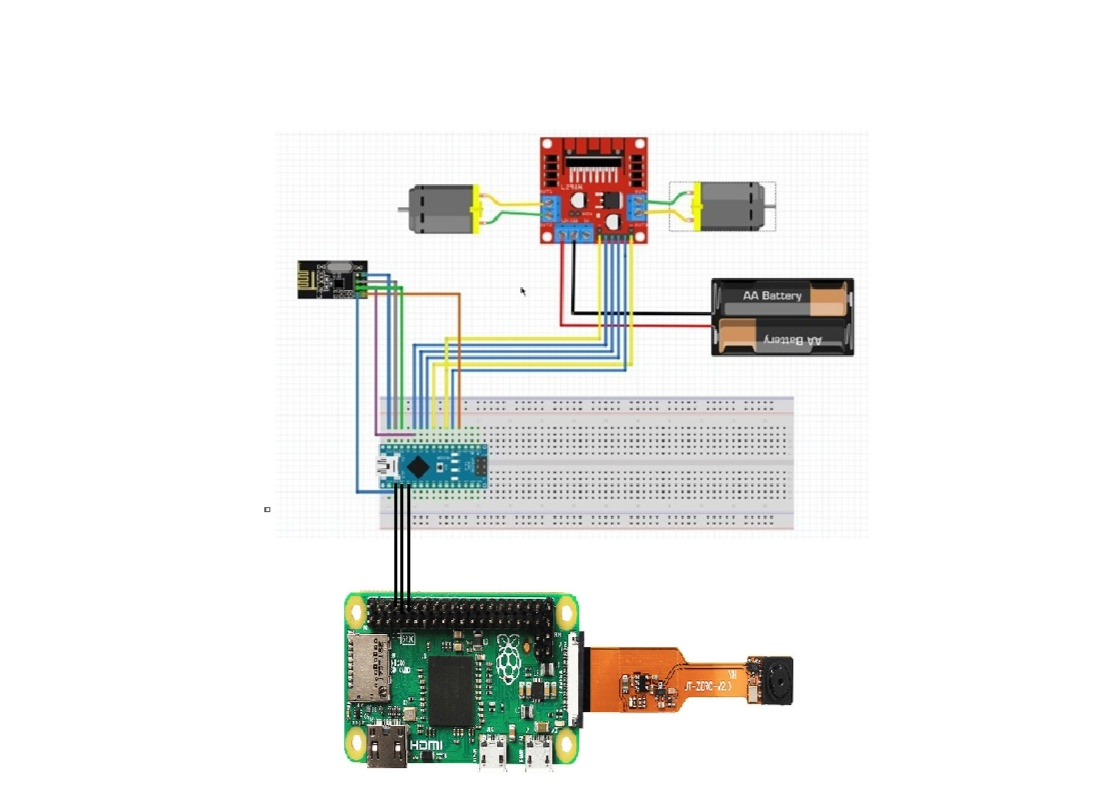
#> input picture ddImTDrQr_8.jpg, 1097 x 801 px, given in place of the camera
$ python code.py
#> lines starting #> are read from the running program, lines starting #| are printed output that depends on the picture; after the words box and inside, x2 and y2 are one past the last pixel; in counts of white or black regions, pixels touching at a corner belong together
#> further down, frame is the input picture: shape (801, 1097, 3); mean B, G, R 231.9, 234.3, 234
import cv2
import serial
import time
import numpy as np

# Настройки последовательного порта (скорость и порт могут отличаться)
SERIAL_PORT = "/dev/ttyACM0"  # Для Arduino на USB
SERIAL_BAUDRATE = 9600

# Настройки камеры
CAMERA_WIDTH = 640
CAMERA_HEIGHT = 480

try:
    ser = serial.Serial(SERIAL_PORT, SERIAL_BAUDRATE, timeout=1)
    print("Подключено к Arduino")
except serial.SerialException as e:
    print(f"Ошибка подключения к Arduino: {e}")
    exit(1)

camera = cv2.VideoCapture(0)  # Открыть камеру Raspberry Pi
camera.set(cv2.CAP_PROP_FRAME_WIDTH, CAMERA_WIDTH)
camera.set(cv2.CAP_PROP_FRAME_HEIGHT, CAMERA_HEIGHT)


def process_frame(frame):
    """
    Обработка кадра: обнаружение объектов и принятие решения.
    """
    gray = cv2.cvtColor(frame, cv2.COLOR_BGR2GRAY)  # Конвертируем в черно-белый
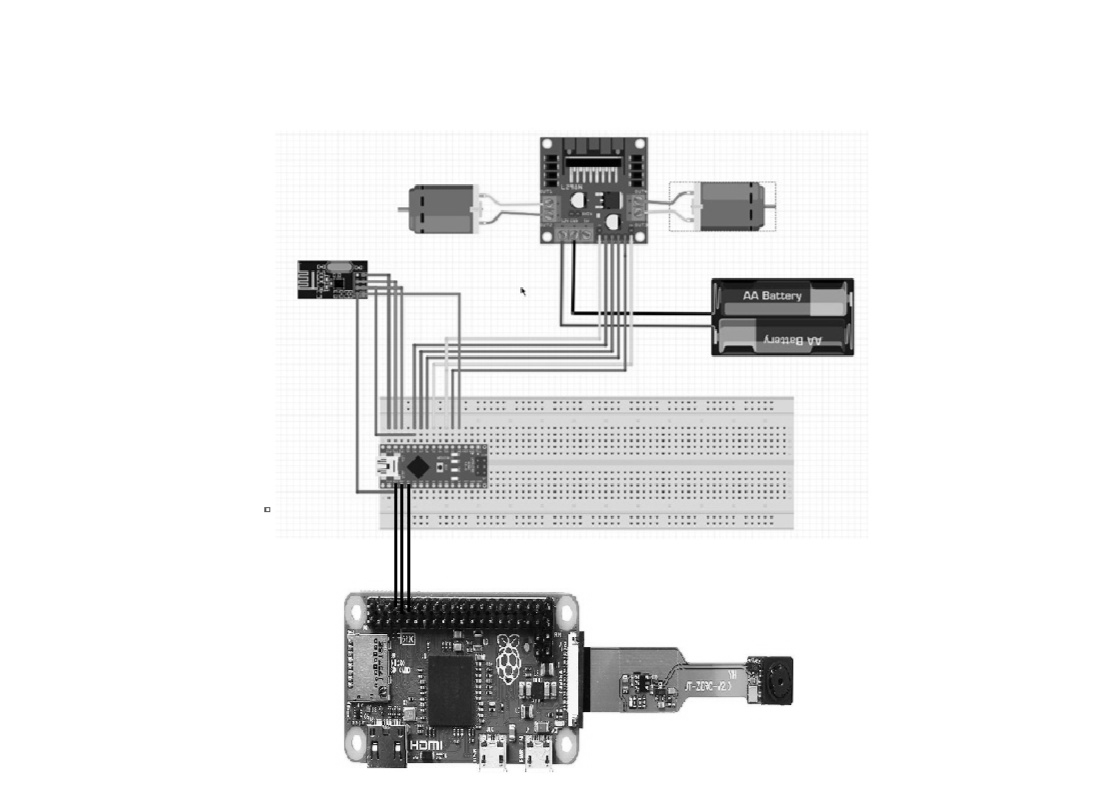
#> gray: shape (801, 1097); min 0, max 255, mean 233.9
    blurred = cv2.GaussianBlur(gray, (5, 5), 0)  # Размытие для уменьшения шума

    edges = cv2.Canny(blurred, 50, 150)  # Обнаружение границ
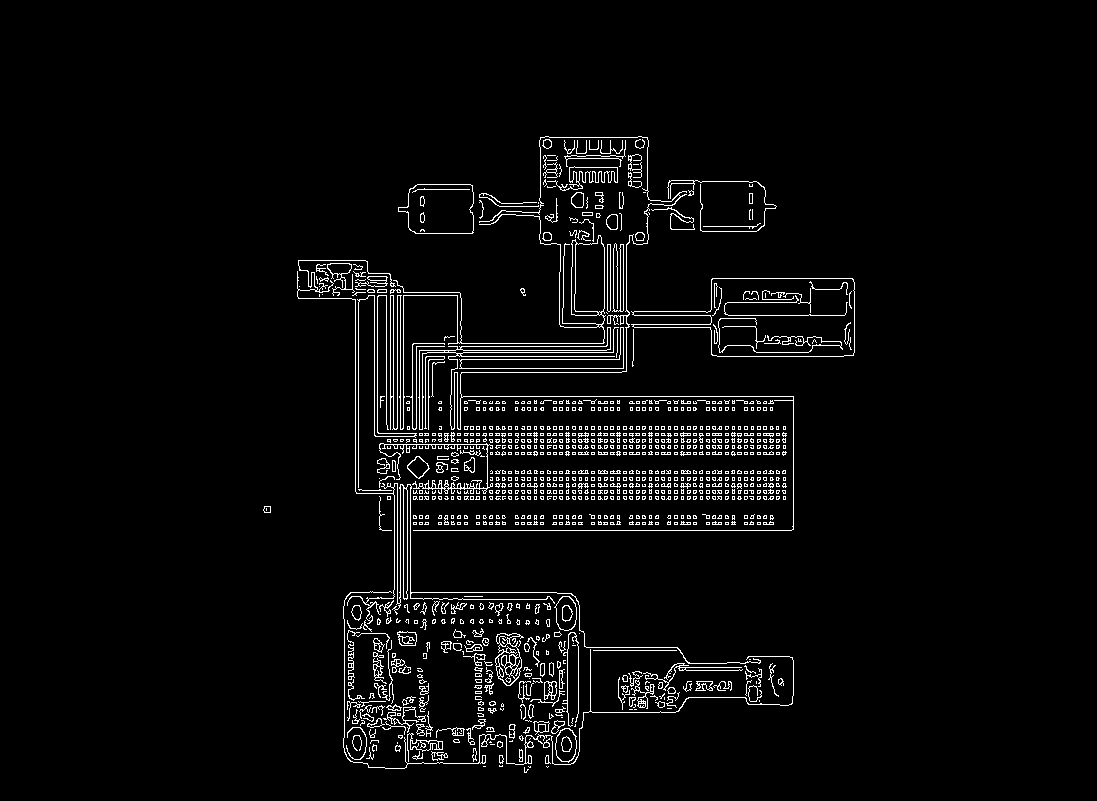
#> edges: shape (801, 1097); 3.7% white in thin lines or dots, all inside (x1, y1, x2, y2) = (263, 136, 855, 773)
    contours, _ = cv2.findContours(edges, cv2.RETR_EXTERNAL, cv2.CHAIN_APPROX_SIMPLE)
#> contours = 993 contours, 887 with area under 20; largest, box (x1, y1, x2, y2) and area: (631, 278, 855, 357) 11683, (398, 184, 474, 234) 3150, (390, 214, 606, 430) 2710, (459, 327, 624, 369) 1564, (413, 136, 794, 531) 1086

    if contours:
        biggest_contour = max(contours, key=cv2.contourArea)
#> biggest_contour = contour of 46 points, box (x1, y1, x2, y2) (631, 278, 855, 357), area 11683
        M = cv2.moments(biggest_contour)
#> M = moments, m00 11683, centre m10/m00, m01/m00 = (777.2, 317)
        if M["m00"] > 0:
            cX = int(M["m10"] / M["m00"])
#> cX = 777
            cY = int(M["m01"] / M["m00"])
#> cY = 317
            cv2.circle(frame, (cX, cY), 7, (0, 0, 255), -1)  # Рисуем кружок на центре
#> frame: shape (801, 1097, 3); 0.02% of pixels changed, all inside (x1, y1, x2, y2) = (770, 310, 785, 325)
            if cX < CAMERA_WIDTH / 3:
                command = "L"  # Поворот влево
            elif cX > CAMERA_WIDTH * 2 / 3:
                command = "R"  # Поворот вправо
            else:
                command = "F"  # Плыть прямо
        else:
            command = "F"
    else:
        command = "F"  # Если нет объектов - плыть прямо

    return command, frame


while True:
    ret, frame = camera.read()
    if not ret:
        print("Не удалось получить кадр с камеры.")
        break

    command, frame = process_frame(frame)
#> command = 'R'
    cv2.imshow("Camera feed", frame)  # Показ кадров с камеры (для отладки)

    try:
        ser.write(command.encode())  # Отправляем команду на Arduino
        print(f"Отправлена команда: {command}")
#| Отправлена команда: R
    except serial.SerialException as e:
        print(f"Ошибка отправки команды на Arduino: {e}")

    time.sleep(1)

    key = cv2.waitKey(1) & 0xFF
#> (key q is pressed here)
    if key == ord('q'):  # Выход по нажатию 'q'
        break

camera.release()
cv2.destroyAllWindows()
ser.close()
